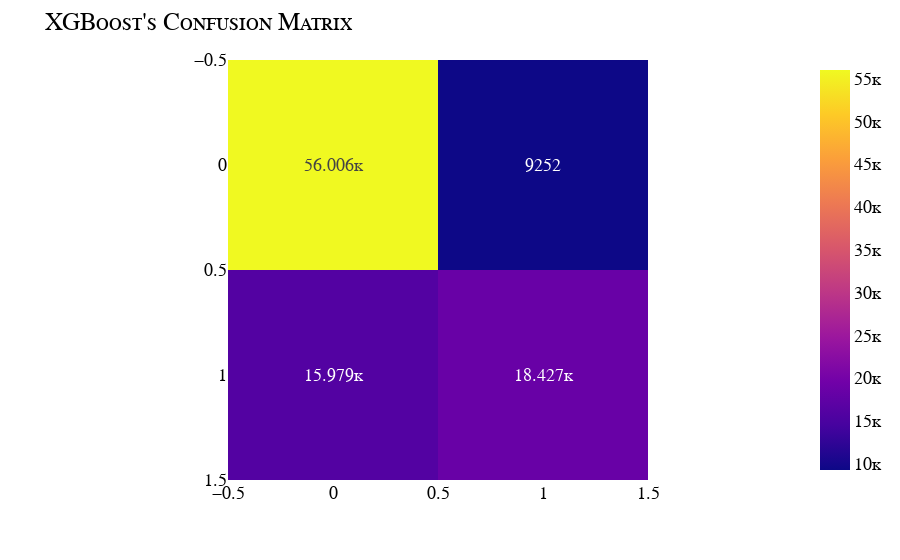

Here is the notebook cell this chart was saved with:
### Code cell
accuracy = xg.score(X_test, y_test)

print(f"Accuracy: {accuracy*100:.2f}")
print("\nClassification report")
print(classification_report(y_test, preds))

cm = confusion_matrix(y_test, preds)
fig = px.imshow(cm, text_auto=True).update_layout(title={"text": "XGBoost's Confusion Matrix"}, font=my_font).show()

### Figure 1 — Plotly figure (JSON) as saved in the notebook; plotly's stock layout.template omitted (floating-point values rounded to 4 significant figures)
{"data": [{"coloraxis": "coloraxis", "hovertemplate": "x: %{x}<br>y: %{y}<br>color: %{z}<extra></extra>", "name": "0", "texttemplate": "%{z}", "type": "heatmap", "xaxis": "x", "yaxis": "y", "z": [[56006, 9252], [15979, 18427]]}], "layout": {"coloraxis": {"colorscale": [[0, "#0d0887"], [0.1111, "#46039f"], [0.2222, "#7201a8"], [0.3333, "#9c179e"], [0.4444, "#bd3786"], [0.5556, "#d8576b"], [0.6667, "#ed7953"], [0.7778, "#fb9f3a"], [0.8889, "#fdca26"], [1, "#f0f921"]]}, "font": {"color": "Black", "family": "Courier New, monospace", "size": 18, "variant": "small-caps"}, "margin": {"t": 60}, "title": {"text": "XGBoost's Confusion Matrix"}, "xaxis": {"anchor": "y", "constrain": "domain", "domain": [0, 1], "scaleanchor": "y"}, "yaxis": {"anchor": "x", "autorange": "reversed", "constrain": "domain", "domain": [0, 1]}}}
